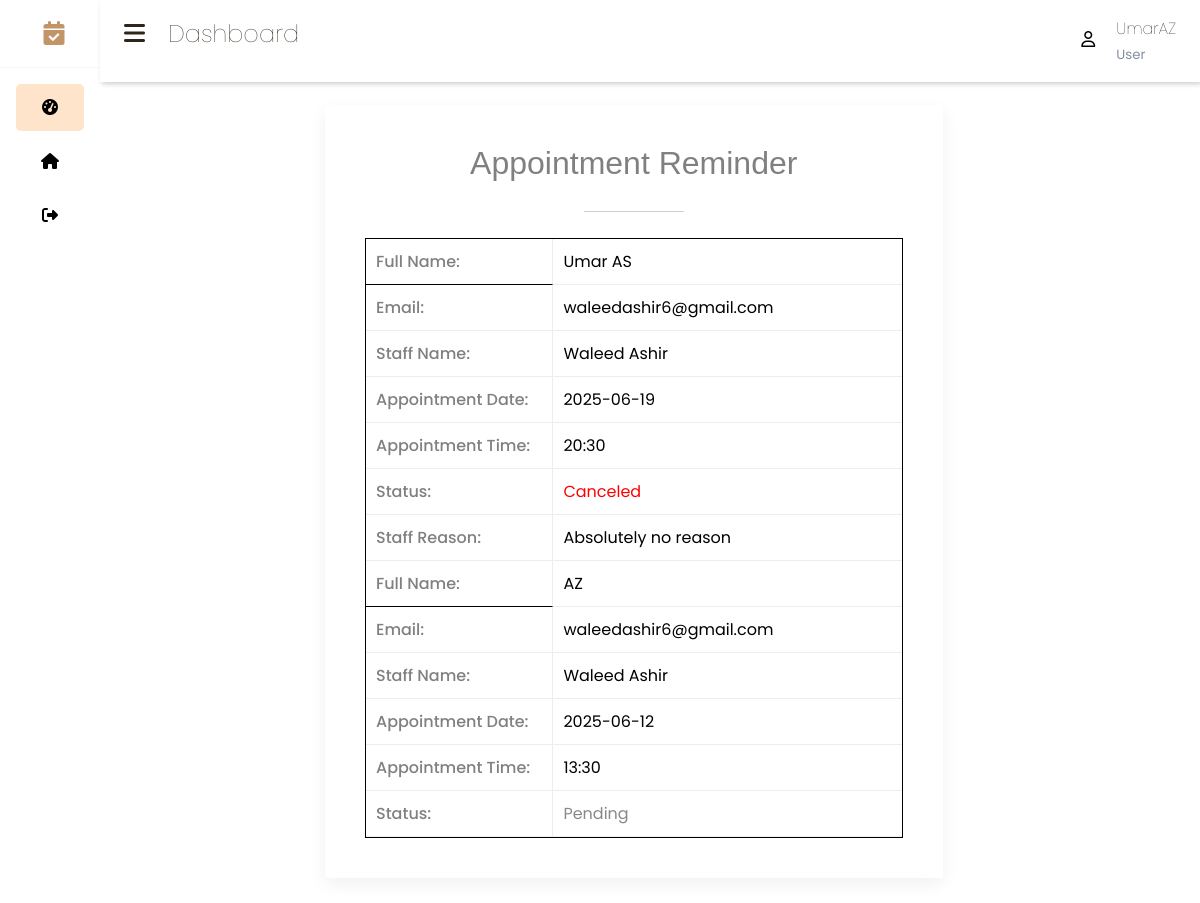
The app's page /client_dashboard (signed in) with its own data.
### app/models.py (models this page shows, shortened)
class User(db.Model, UserMixin):
    id = db.Column(db.Integer, primary_key=True)
    username = db.Column(db.String(100), unique=True, nullable=False)
    password = db.Column(db.String(100))
    role = db.Column(db.String(10), nullable=False, default='pending')
    google_id = db.Column(db.String(100), unique=True)
    name = db.Column(db.String(100), unique=True)

class Appointment(db.Model):
    id = db.Column(db.Integer, primary_key=True)
    client_id = db.Column(db.Integer, db.ForeignKey('user.id'), nullable=False)
    client_name = db.Column(db.String(100), nullable=False)
    client_mail = db.Column(db.String(100), nullable=False)
    appointment_date = db.Column(db.String(10), nullable=False)
    appointment_time = db.Column(db.String(5), nullable=False)
    person_name = db.Column(db.String(100), nullable=False)
    status = db.Column(db.String(20), default='pending')  # 'pending', 'accepted', 'rescheduled', 'canceled'
    staff_reason = db.Column(db.String(255))  # Reason for reschedule/cancel

### app/routes.py (the view)
    @app.route('/client_dashboard')
    @login_required
    def client_dashboard():
        if current_user.role != 'client':
            return redirect(url_for('staff_dashboard'))
        appointments = Appointment.query.filter_by(client_id=current_user.id).all()
        client_username = current_user.username
        return render_template('client_dashboard.html', appointments=appointments, client_username=client_username)

### app/templates/client_dashboard.html (shortened to what this page needs)
{% extends 'client_base.html' %}
{% block content %}
        <table cellspacing="0" border="0" cellpadding="0" width="100%"
            style="@import url(https://fonts.googleapis.com/css?family=Rubik:300,400,500,700|Open+Sans:300,400,600,700); font-family: 'Poppins', sans-serif;">
        <tr>
        <td>
        <table style= "max-width:650px; margin:0 auto;" width="100%" border="0"
            align="center" cellpadding="0" cellspacing="0">
        <tr>
        <td style="height:80px;">&nbsp;</td>
        </tr>
        <tr>
        <td style="height:20px;">&nbsp;</td>
        </tr>
        <tr>
        <td>
        <table width="95%" border="0" align="center" cellpadding="0" cellspacing="0"                        style="max-width:670px; background:rgb(255, 255, 255); border-radius:3px;-webkit-box-shadow:0 6px 18px 0 rgba(0,0,0,.06);-moz-box-shadow:0 6px 18px 0 rgba(0,0,0,.06);box-shadow:0 6px 18px 0 rgba(0,0,0,.06);padding:0 40px;">
        <tr>
                <td style="height:40px;">&nbsp;</td>
                </tr>
                <tr>
                                     <td style="padding:0 15px; text-align:center;">
                                <h1 style="color:grey; font-weight:400; margin:0;font-size:32px;font-family:'Rubik',sans-serif;">Appointment Reminder</h1>
                                <span style="display:inline-block; vertical-align:middle; margin:29px 0 26px; border-bottom:1px solid #cecece;
                                width:100px;"></span>
                            </td>
                        </tr>
                        <tr>
                            <td>{% if appointments%}
                                <table cellpadding="0" cellspacing="0"
                                    style="width: 100%; border: 1px solid #000000">
                                    {% for appointment in appointments %}
                                    <tbody>
                                        <tr>
                                            <td
                                                style="padding: 10px; border-bottom: 1px solid #000000; border-right: 1px solid #ededed; width: 35%; font-weight:500; color:gray">
                                                Full Name:</td>
                                            <td
                                                style="padding: 10px; border-bottom: 1px solid #ededed;">
                                                {{ appointment.client_name }}</td>
                                        </tr>
                                        <tr>
                                            <td
                                                style="padding: 10px; border-bottom: 1px solid #ededed; border-right: 1px solid #ededed; width: 35%; font-weight:500; color:gray">
                                                Email:</td>
                                            <td
                                                style="padding: 10px; border-bottom: 1px solid #ededed;">
                                                {{ appointment.client_mail }}</td>
                                        </tr>
                                        <tr>
                                            <td
                                                style="padding: 10px; border-bottom: 1px solid #ededed;border-right: 1px solid #ededed; width: 35%; font-weight:500; color:gray">
                                                Staff Name:</td>
                                            <td
                                                style="padding: 10px; border-bottom: 1px solid #ededed;">
                                                {{ appointment.person_name}}</td>
                                        </tr>
                                        <tr>
                                            <td
                                                style="padding: 10px;  border-bottom: 1px solid #ededed; border-right: 1px solid #ededed; width: 35%;font-weight:500; color:gray">
                                                Appointment Date:</td>
                                            <td
                                                style="padding: 10px; border-bottom: 1px solid #ededed;">
                                                {{ appointment.appointment_date }}</td>
                                        </tr>
                                        <tr>
                                            <td
                                                style="padding: 10px; border-bottom: 1px solid #ededed; border-right: 1px solid #ededed; width: 35%;font-weight:500; color:gray">
                                                Appointment Time:</td>
                                            <td
                                                style="padding: 10px; border-bottom: 1px solid #ededed;">
                                                {{ appointment.appointment_time }}</td>
                                        </tr>
                                        <tr>
                                            <td
                                                style="padding: 10px; border-bottom: 1px solid #ededed; border-right: 1px solid #ededed; width: 35%; font-weight:500; color:gray">
                                                Status:</td>
                                            <td
                                                style="padding: 10px; border-bottom: 1px solid #ededed;">
                                                {% if appointment.status == 'pending' %}
                                                    <span style="color: #888;">Pending</span>
                                                {% elif appointment.status == 'accepted' %}
                                                    <span style="color: green;">Accepted</span>
                                                {% elif appointment.status == 'rescheduled' %}
                                                    <span style="color: orange;">Rescheduled</span>
                                                {% elif appointment.status == 'canceled' %}
                                                    <span style="color: red;">Canceled</span>
                                                {% endif %}
                                            </td>
                                        </tr>
                                        {% if appointment.status in ['rescheduled', 'canceled'] %}
                                        <tr>
                                            <td
                                                style="padding: 10px; border-bottom: 1px solid #ededed; border-right: 1px solid #ededed; width: 35%; font-weight:500; color:gray">
                                                Staff Reason:</td>
                                            <td
                                                style="padding: 10px; border-bottom: 1px solid #ededed;">
                                                {{ appointment.staff_reason }}
                                            </td>
                                        </tr>
                                        {% endif %}
                                    </tbody>
                                    {% endfor %}
                         </table>{% else %}
                                            <p>No appointments found.</p>
                            </td>{% endif%}
                        </tr>
                        <tr>
                            <td style="height:40px;">&nbsp;</td>
                        </tr>
                    </table>
                </td>
            </tr>
            <tr>
                <td style="height:20px;">&nbsp;</td>
            </tr>
        </table>
{% endblock content %}

### app/templates/client_base.html (shortened to what this page needs)
<!DOCTYPE html>
<html lang="en">
<head>
    <link rel="stylesheet" href="https://cdnjs.cloudflare.com/ajax/libs/font-awesome/6.7.2/css/all.min.css" />
    <link rel="stylesheet" href="{{ url_for('static', filename='css/style.css') }}">
    <link rel="stylesheet" href="{{ url_for('static', filename='css/styling.css') }}">
</head>
<body>
    <section class="sidebar">
        <div class="sidebar-brand">
            <h2>
                <span><i class="fas fa-calendar-check"></i></span>
            </h2>
        </div>
        <div class="sidebar-menu">
            {% block active %}
            <ul>
                <li>
                    <a href="{{ url_for('client_dashboard')}}" class="active" data-content="dashboard">
                        <span><i class="fas fa-tachometer-alt"></i> </span>
                    </a>
                </li>
                <li>
                    <a href="{{ url_for('add_appointment') }}" class="nav-link" data-content="clients">
                        <span><i class="fas fa-home"></i> </span>
                    </a>
                </li>
                <li>
                    <a href="{{ url_for('logout') }}">
                        <span><i class="fas fa-sign-out-alt"></i></span>
                    </a>
                </li>
            </ul>
            {% endblock active %}
        </div>
    </section>
    <div class="main-content">
            <header>
                <div class="header-title">
                    <h2>
                        <label for="nav-toggle">
                            <i class="fas fa-bars"></i>
                        </label>
                        Dashboard
                    </h2>
                </div>
                <div class="user-wrapper">
                    <i class="fas fa-user"></i>
                    <div>
                        <h4>{{ client_username }}</h4>
                        <small>User</small>
                    </div>
                </div>
            </header>
{% block content %}
{% endblock content %}
</body>
</html>

### app/static/css/style.css (style rules this page uses)
:root { --main-color: rgb(0, 0, 0); --color-dark: #1d2231; --text-gray: #8390a2; --white: #000000; --sidebar-color: white; --sidebar-active: #ffebd9; --sidebar-active-hover: #e6c2b4; --border-color: #fcf5f2; --main-background: whitesmoke; --sidebar-width: 345px; --sidebar-width-check: 100px; --box-shadow: 2px 2px 5px rgba(0, 0, 0, 0.2); }
* { padding: 0; margin: 0; box-sizing: border-box; list-style: none; text-decoration: none; }
body { font-family: Poppins, "DM Sans", sans-serif; }
.sidebar { width: var(--sidebar-width); position: fixed; top: 0; left: 0; height: 100vh; background: var(--sidebar-color); z-index: 100; white-space:nowrap; transition: width 300ms; }
.sidebar-brand { color:rgb(194, 149, 105); padding: 1rem 0rem 1rem 2rem; border-bottom: 1px solid var(--border-color); }
.sidebar-brand span:first-child { padding-left: 1rem; }
.sidebar-brand span { display: inline-block; padding-right: 1rem; font-weight:500; }
.sidebar-menu { margin-top: 1rem; }
.sidebar-menu li { width: 100%; margin-bottom: 0.4rem; padding-left: 2rem; padding-right: 1rem; }
.sidebar-menu a { display: block; font-size: 0.9rem; font-weight: 300; padding: 0.7rem 0; border-radius: 5px; color:rgb(0, 0, 0); transition: background-color 300ms ease; }
.sidebar-menu a.active { background: #fee4cb; color: black; }
.sidebar-menu a span:first-child { font-size: 1rem; padding: 0rem 1rem; }
.main-content { margin-left: var(--sidebar-width); transition: margin-left 300ms; }
header { background:white; display: flex; justify-content: space-between; padding: 1rem 1.5rem; box-shadow: var(--box-shadow); position: fixed; left: var(--sidebar-width); width: calc(100% - var(--sidebar-width)); top: 0; z-index: 100; transition: left 300ms; color: black; }
header h2 { color: #302318; font-weight:100; }
header h2 label { cursor: pointer; }
header h2 i { font-weight:500; font-size: 1.5rem; padding-right: 1rem; }
.user-wrapper { display: flex; align-items: center; position:relative; }
.user-wrapper h4 { font-weight:100; }
.user-wrapper i { font-weight: 100; width: 35px; height: 20px; border-radius: 50%; margin-left:2px }
.user-wrapper small { display: inline-block; color: var(--text-gray); }
@media (max-width: 1200px) { .sidebar { width: var(--sidebar-width-check); } }
@media (max-width: 1200px) { .sidebar .sidebar-brand, .sidebar li { padding-left: 1rem; text-align: center; } }
@media (max-width: 1200px) { .sidebar .sidebar-brand { padding-left: 8px; } }
@media (max-width: 1200px) { .main-content { margin-left: var(--sidebar-width-check); } }
@media (max-width: 1200px) { .main-content header { left: var(--sidebar-width-check); width: calc(100% - var(--sidebar-width-check)); } }

### app/static/css/styling.css (style rules this page uses)
html, body { font-family: Poppins, "DM Sans", sans-serif; background-color: white; }

### records on screen
User: username "UmarAZ"
Appointment: client_name "Umar AS", client_mail "waleedashir6@gmail.com", person_name "Waleed Ashir", appointment_date "2025-06-19", appointment_time "20:30", status "Canceled", staff_reason "Absolutely no reason"
Appointment: client_name "AZ", client_mail "waleedashir6@gmail.com", person_name "Waleed Ashir", appointment_date "2025-06-12", appointment_time "13:30", status "Pending"
